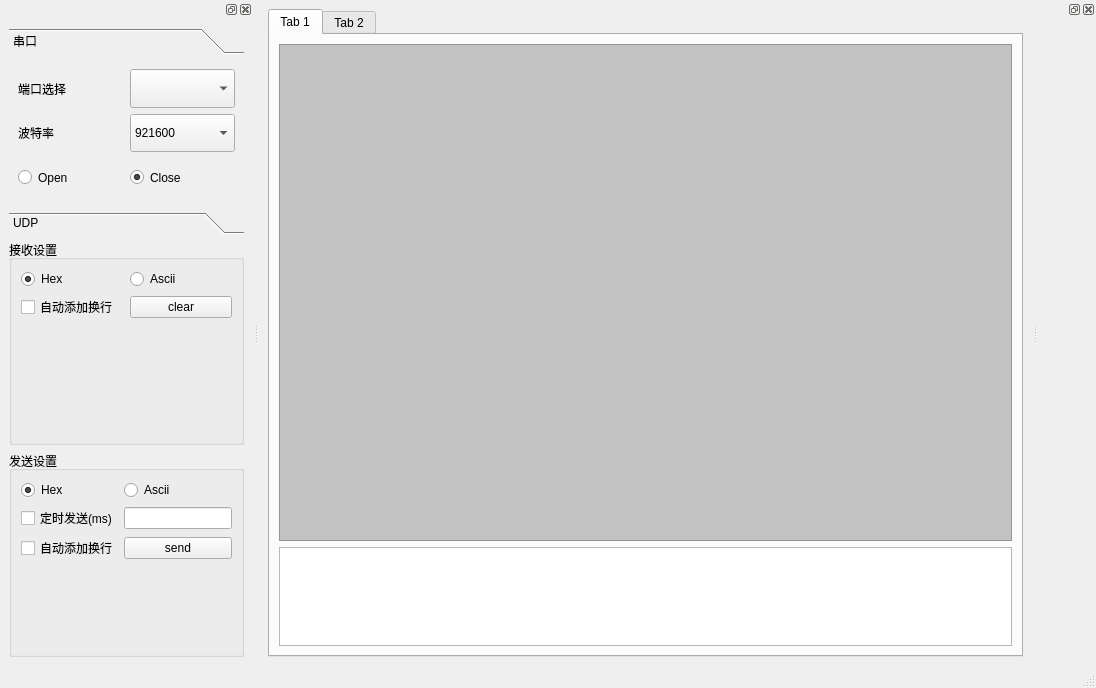
<?xml version="1.0" encoding="UTF-8"?>
<ui version="4.0">
 <class>MainWindow</class>
 <widget class="QMainWindow" name="MainWindow">
  <property name="geometry">
   <rect>
    <x>0</x>
    <y>0</y>
    <width>1096</width>
    <height>688</height>
   </rect>
  </property>
  <property name="windowTitle">
   <string>MainWindow</string>
  </property>
  <widget class="QWidget" name="centralwidget">
   <layout class="QHBoxLayout" name="horizontalLayout" stretch="2">
    <item>
     <widget class="QTabWidget" name="tabWidget">
      <property name="currentIndex">
       <number>0</number>
      </property>
      <widget class="QWidget" name="tab">
       <attribute name="title">
        <string>Tab 1</string>
       </attribute>
       <layout class="QVBoxLayout" name="verticalLayout_2" stretch="5,1">
        <item>
         <widget class="QPlainTextEdit" name="pte_recvData">
          <property name="styleSheet">
           <string notr="true">font: 12pt &quot;Consolas&quot;;
background-color: rgb(195, 194, 194);</string>
          </property>
         </widget>
        </item>
        <item>
         <widget class="QPlainTextEdit" name="pte_sendData"/>
        </item>
       </layout>
      </widget>
      <widget class="QWidget" name="test">
       <attribute name="title">
        <string>Tab 2</string>
       </attribute>
      </widget>
     </widget>
    </item>
   </layout>
  </widget>
  <widget class="QMenuBar" name="menubar">
   <property name="geometry">
    <rect>
     <x>0</x>
     <y>0</y>
     <width>1096</width>
     <height>23</height>
    </rect>
   </property>
  </widget>
  <widget class="QStatusBar" name="statusbar"/>
  <widget class="QDockWidget" name="dockWidget_right">
   <attribute name="dockWidgetArea">
    <number>2</number>
   </attribute>
   <widget class="QWidget" name="dockWidgetContents"/>
  </widget>
  <widget class="QDockWidget" name="dockWidget_left">
   <attribute name="dockWidgetArea">
    <number>1</number>
   </attribute>
   <widget class="QWidget" name="dockWidgetContents_2">
    <layout class="QVBoxLayout" name="verticalLayout">
     <item>
      <widget class="QToolBox" name="toolBox">
       <property name="currentIndex">
        <number>0</number>
       </property>
       <widget class="QWidget" name="page_3">
        <property name="geometry">
         <rect>
          <x>0</x>
          <y>0</y>
          <width>259</width>
          <height>145</height>
         </rect>
        </property>
        <attribute name="label">
         <string>串口</string>
        </attribute>
        <layout class="QGridLayout" name="gridLayout">
         <item row="0" column="0">
          <widget class="QLabel" name="label">
           <property name="sizePolicy">
            <sizepolicy hsizetype="Preferred" vsizetype="Preferred">
             <horstretch>0</horstretch>
             <verstretch>0</verstretch>
            </sizepolicy>
           </property>
           <property name="text">
            <string>端口选择</string>
           </property>
          </widget>
         </item>
         <item row="0" column="1">
          <widget class="QComboBox" name="comb_serialPortSelect">
           <property name="sizePolicy">
            <sizepolicy hsizetype="Preferred" vsizetype="Preferred">
             <horstretch>0</horstretch>
             <verstretch>0</verstretch>
            </sizepolicy>
           </property>
          </widget>
         </item>
         <item row="1" column="0">
          <widget class="QLabel" name="label_2">
           <property name="sizePolicy">
            <sizepolicy hsizetype="Preferred" vsizetype="Preferred">
             <horstretch>0</horstretch>
             <verstretch>0</verstretch>
            </sizepolicy>
           </property>
           <property name="text">
            <string>波特率</string>
           </property>
          </widget>
         </item>
         <item row="1" column="1">
          <widget class="QComboBox" name="comb_serialBaudrate">
           <property name="sizePolicy">
            <sizepolicy hsizetype="Preferred" vsizetype="Preferred">
             <horstretch>0</horstretch>
             <verstretch>0</verstretch>
            </sizepolicy>
           </property>
           <item>
            <property name="text">
             <string>921600</string>
            </property>
           </item>
           <item>
            <property name="text">
             <string>115200</string>
            </property>
           </item>
           <item>
            <property name="text">
             <string>9600</string>
            </property>
           </item>
          </widget>
         </item>
         <item row="2" column="0">
          <widget class="QRadioButton" name="rbt_serialOpen">
           <property name="sizePolicy">
            <sizepolicy hsizetype="Minimum" vsizetype="Preferred">
             <horstretch>0</horstretch>
             <verstretch>0</verstretch>
            </sizepolicy>
           </property>
           <property name="text">
            <string>Open</string>
           </property>
           <property name="checked">
            <bool>false</bool>
           </property>
          </widget>
         </item>
         <item row="2" column="1">
          <widget class="QRadioButton" name="rbt_serialClose">
           <property name="sizePolicy">
            <sizepolicy hsizetype="Minimum" vsizetype="Preferred">
             <horstretch>0</horstretch>
             <verstretch>0</verstretch>
            </sizepolicy>
           </property>
           <property name="text">
            <string>Close</string>
           </property>
           <property name="checked">
            <bool>true</bool>
           </property>
          </widget>
         </item>
        </layout>
       </widget>
       <widget class="QWidget" name="page_4">
        <property name="geometry">
         <rect>
          <x>0</x>
          <y>0</y>
          <width>259</width>
          <height>145</height>
         </rect>
        </property>
        <attribute name="label">
         <string>UDP</string>
        </attribute>
       </widget>
      </widget>
     </item>
     <item>
      <widget class="QGroupBox" name="groupBox_2">
       <property name="sizePolicy">
        <sizepolicy hsizetype="Preferred" vsizetype="Minimum">
         <horstretch>0</horstretch>
         <verstretch>0</verstretch>
        </sizepolicy>
       </property>
       <property name="title">
        <string>接收设置</string>
       </property>
       <layout class="QGridLayout" name="gridLayout_2">
        <item row="4" column="0">
         <spacer name="verticalSpacer_2">
          <property name="orientation">
           <enum>Qt::Vertical</enum>
          </property>
          <property name="sizeHint" stdset="0">
           <size>
            <width>20</width>
            <height>40</height>
           </size>
          </property>
         </spacer>
        </item>
        <item row="0" column="0">
         <widget class="QRadioButton" name="rbt_recvHexFormat">
          <property name="text">
           <string>Hex</string>
          </property>
          <property name="checked">
           <bool>true</bool>
          </property>
         </widget>
        </item>
        <item row="0" column="1">
         <widget class="QRadioButton" name="rbt_recvAsciiFormat">
          <property name="text">
           <string>Ascii</string>
          </property>
         </widget>
        </item>
        <item row="2" column="0">
         <widget class="QCheckBox" name="checkBox_2">
          <property name="text">
           <string>自动添加换行</string>
          </property>
         </widget>
        </item>
        <item row="2" column="1">
         <widget class="QPushButton" name="btn_recvBufferClear">
          <property name="text">
           <string>clear</string>
          </property>
         </widget>
        </item>
       </layout>
      </widget>
     </item>
     <item>
      <widget class="QGroupBox" name="groupBox">
       <property name="sizePolicy">
        <sizepolicy hsizetype="Preferred" vsizetype="Minimum">
         <horstretch>0</horstretch>
         <verstretch>0</verstretch>
        </sizepolicy>
       </property>
       <property name="title">
        <string>发送设置</string>
       </property>
       <layout class="QGridLayout" name="gridLayout_3">
        <item row="3" column="0">
         <spacer name="verticalSpacer">
          <property name="orientation">
           <enum>Qt::Vertical</enum>
          </property>
          <property name="sizeHint" stdset="0">
           <size>
            <width>20</width>
            <height>40</height>
           </size>
          </property>
         </spacer>
        </item>
        <item row="0" column="0">
         <widget class="QRadioButton" name="rbt_sendHexFormat">
          <property name="text">
           <string>Hex</string>
          </property>
          <property name="checked">
           <bool>true</bool>
          </property>
         </widget>
        </item>
        <item row="2" column="0">
         <widget class="QCheckBox" name="checkBox">
          <property name="text">
           <string>自动添加换行</string>
          </property>
         </widget>
        </item>
        <item row="0" column="1">
         <widget class="QRadioButton" name="rbt_sendAsciiFormat">
          <property name="text">
           <string>Ascii</string>
          </property>
         </widget>
        </item>
        <item row="2" column="1">
         <widget class="QPushButton" name="bt_serialSend">
          <property name="text">
           <string>send</string>
          </property>
         </widget>
        </item>
        <item row="1" column="0">
         <widget class="QCheckBox" name="checkBox_3">
          <property name="text">
           <string>定时发送(ms)</string>
          </property>
         </widget>
        </item>
        <item row="1" column="1">
         <widget class="QLineEdit" name="lineEdit">
          <property name="sizePolicy">
           <sizepolicy hsizetype="Preferred" vsizetype="Fixed">
            <horstretch>0</horstretch>
            <verstretch>0</verstretch>
           </sizepolicy>
          </property>
         </widget>
        </item>
       </layout>
      </widget>
     </item>
    </layout>
   </widget>
  </widget>
 </widget>
 <resources/>
 <connections/>
</ui>
